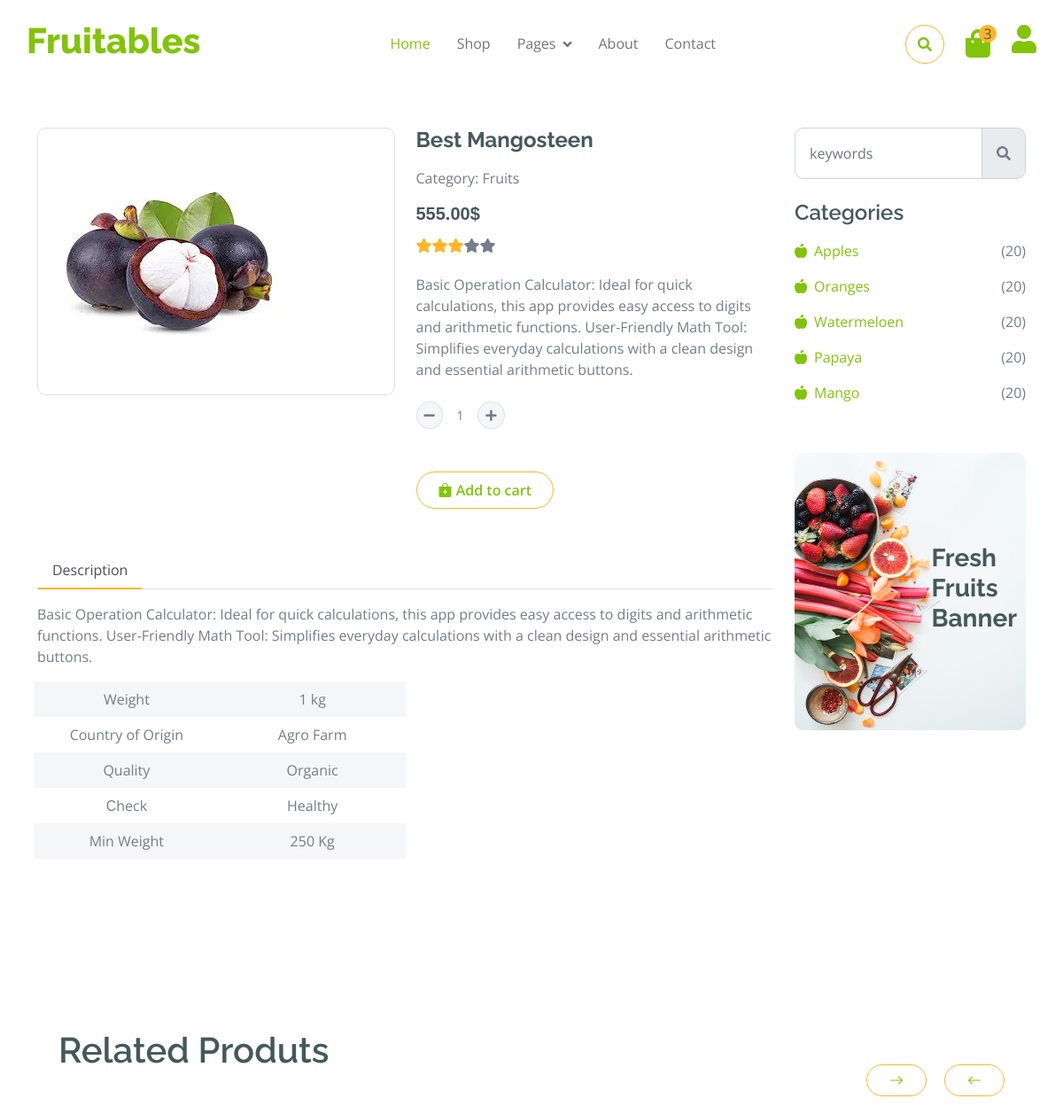
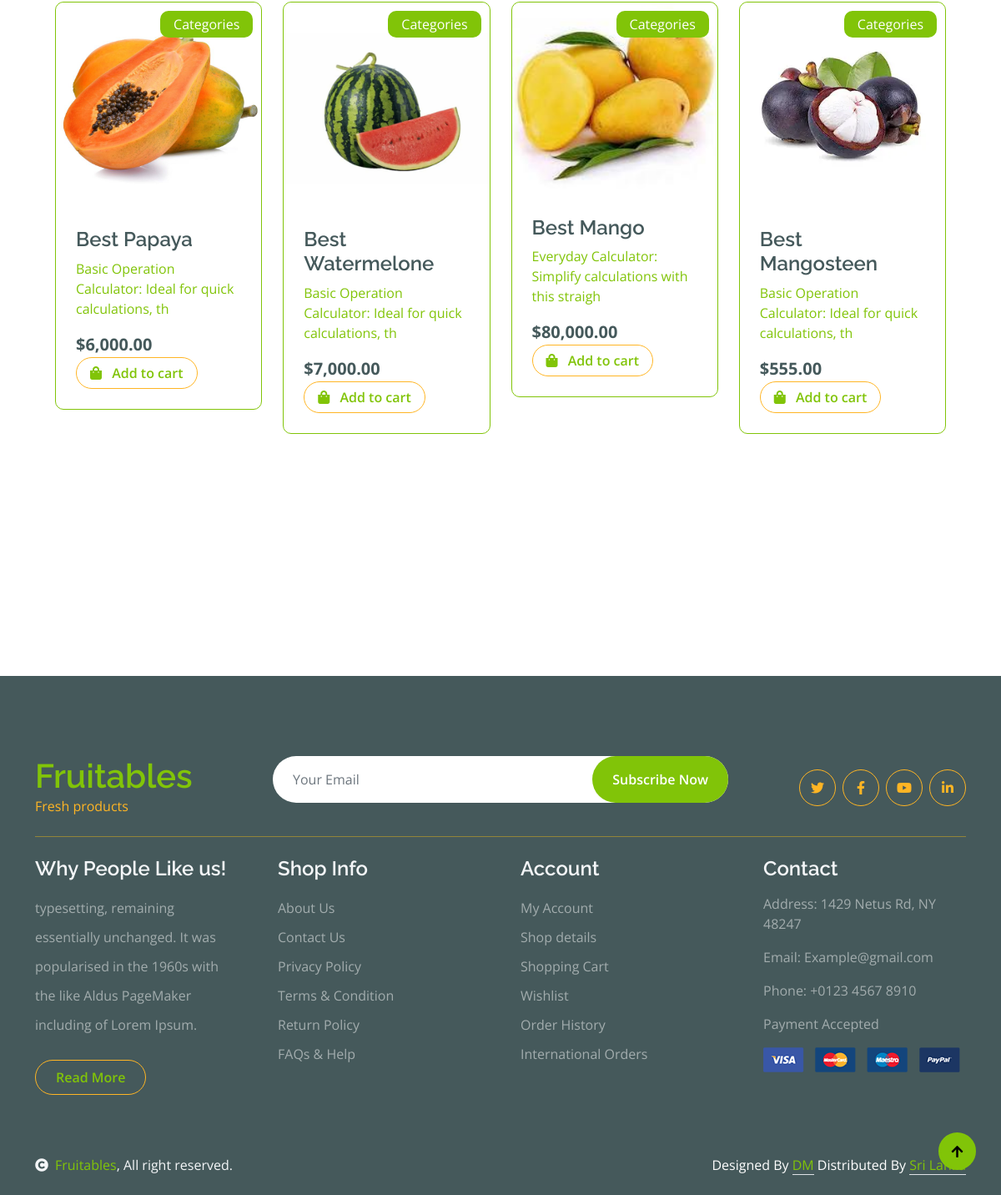
The app's page /singleProductView.php?product=4 with its own data (2 pictures, top to bottom).
### tables this page shows
CREATE TABLE IF NOT EXISTS `product` (
  `id` int NOT NULL AUTO_INCREMENT,
  `name` varchar(45) DEFAULT NULL,
  `description` text,
  `img` text,
  `brand_brand_id` int DEFAULT NULL,
  `category_cat_id` int DEFAULT NULL,
  `qty` int DEFAULT NULL,
  `color_color_id` int DEFAULT NULL,
  `status` int DEFAULT (1),
  `product_id` int DEFAULT NULL,
  `price` double DEFAULT NULL,
  PRIMARY KEY (`id`),
  KEY `fk_product_brand1_idx` (`brand_brand_id`),
  KEY `fk_product_category1_idx` (`category_cat_id`),
  KEY `fk_product_color1_idx` (`color_color_id`),
  KEY `FK_product_stock` (`product_id`),
  KEY `fk_product_size1_idx` (`qty`) USING BTREE
);

### connection.php (called while the page is built, shortened)
<?php
class Database
{
    public static $connection;
    public static function setUpconnection()
    {
        if (!isset(Database::$connection)) {
            Database::$connection = new mysqli("localhost", "root", "Dushan2006#**", "fruitables", "3306");
        }
    }
    public static function search($q)
    {
        $resultset =  Database::$connection->query($q);
        return $resultset;
    }
}

### singleProductView.php (the view, shortened to what this page needs)
<?php
include "connection.php";
$stockId = $_GET["product"];
$rs = Database::search("SELECT * FROM `product` WHERE `id`='$stockId'");
$data = $rs->fetch_assoc();
$imagePath = 'http://localhost/myeshop/' . $data['img'];
$productName = htmlspecialchars($data['name']);
$productDescription = htmlspecialchars($data['description']);
$productPrice = number_format($data['price'], 2);
$productQty = htmlspecialchars($data['qty']);
?>
<!DOCTYPE html>
<html lang="en">
<head>
    <link rel="stylesheet" href="https://use.fontawesome.com/releases/v5.15.4/css/all.css" />
    <link href="https://cdn.jsdelivr.net/npm/bootstrap-icons@1.4.1/font/bootstrap-icons.css" rel="stylesheet">
    <link href="lib/lightbox/css/lightbox.min.css" rel="stylesheet">
    <link href="lib/owlcarousel/assets/owl.carousel.min.css" rel="stylesheet">
    <link href="css/bootstrap.min.css" rel="stylesheet">
    <link href="css/style.css" rel="stylesheet">
</head>
<body>
     <?php include "heder.php" ?>
    <div class="container-fluid py-5 mt-5">
        <div class="container py-5">
            <div class="row g-4 mb-5">
                <div class="col-lg-8 col-xl-9">
                    <div class="row g-4">
                        <div class="col-lg-6">
                            <div class="border rounded">
                                <a href="#">
                                    <img src="<?php echo $imagePath; ?>" class="img-fluid rounded" alt="Image">
                                </a>
                            </div>
                        </div>
                        <div class="col-lg-6">
                            <h4 class="fw-bold mb-3"> <?php echo $productName ?></h4>
                            <p class="mb-3">Category: Fruits</p>
                            <h5 class="mb-3 d-flex" style="font-family:Verdana, Geneva, Tahoma, sans-serif"> <?php echo $productPrice ?>$</h5>
                            <div class="d-flex mb-4">
                                <i class="fa fa-star text-secondary"></i>
                                <i class="fa fa-star text-secondary"></i>
                                <i class="fa fa-star text-secondary"></i>
                                <i class="fa fa-star "></i>
                                <i class="fa fa-star"></i>
                            </div>
                            <p class="mb-4"><?php echo $productDescription ?></p>
                            <div class="input-group quantity mb-5" style="width: 100px;">
                                <div class="input-group-btn">
                                    <button class="btn btn-sm btn-minus rounded-circle bg-light border">
                                        <i class="fa fa-minus"></i>
                                    </button>
                                </div>
                                <input type="text" class="form-control form-control-sm text-center border-0" value="1">
                                <div class="input-group-btn">
                                    <button class="btn btn-sm btn-plus rounded-circle bg-light border">
                                        <i class="fa fa-plus"></i>
                                    </button>
                                </div>
                            </div>
                            <a href="#" class="btn border border-secondary rounded-pill px-4 py-2 mb-4 text-primary"><i class="bi bi-bag-plus-fill"></i> Add to cart</a>
                        </div>
                        <div class="col-lg-12">
                            <nav>
                                <div class="nav nav-tabs mb-3">
                                    <button class="nav-link active border-white border-bottom-0" type="button" role="tab"
                                        id="nav-about-tab" data-bs-toggle="tab" data-bs-target="#nav-about"
                                        aria-controls="nav-about" aria-selected="true">Description</button>
                                </div>
                            </nav>
                            <div class="tab-content mb-5">
                                <div class="tab-pane active" id="nav-about" role="tabpanel" aria-labelledby="nav-about-tab">
                                    <p><?php echo $productDescription ?> </p>
                                    <div class="px-2">
                                        <div class="row g-4">
                                            <div class="col-6">
                                                <div class="row bg-light align-items-center text-center justify-content-center py-2">
                                                    <div class="col-6">
                                                        <p class="mb-0">Weight</p>
                                                    </div>
                                                    <div class="col-6">
                                                        <p class="mb-0">1 kg</p>
                                                    </div>
                                                </div>
                                                <div class="row text-center align-items-center justify-content-center py-2">
                                                    <div class="col-6">
                                                        <p class="mb-0">Country of Origin</p>
                                                    </div>
                                                    <div class="col-6">
                                                        <p class="mb-0">Agro Farm</p>
                                                    </div>
                                                </div>
                                                <div class="row bg-light text-center align-items-center justify-content-center py-2">
                                                    <div class="col-6">
                                                        <p class="mb-0">Quality</p>
                                                    </div>
                                                    <div class="col-6">
                                                        <p class="mb-0">Organic</p>
                                                    </div>
                                                </div>
                                                <div class="row text-center align-items-center justify-content-center py-2">
                                                    <div class="col-6">
                                                        <p class="mb-0">Сheck</p>
                                                    </div>
                                                    <div class="col-6">
                                                        <p class="mb-0">Healthy</p>
                                                    </div>
                                                </div>
                                                <div class="row bg-light text-center align-items-center justify-content-center py-2">
                                                    <div class="col-6">
                                                        <p class="mb-0">Min Weight</p>
                                                    </div>
                                                    <div class="col-6">
                                                        <p class="mb-0">250 Kg</p>
                                                    </div>
                                                </div>
                                            </div>
                                        </div>
                                    </div>
                                </div>
                            </div>
                        </div>
                    </div>
                </div>
                <div class="col-lg-4 col-xl-3">
                    <div class="row g-4 fruite">
                        <div class="col-lg-12">
                            <div class="input-group w-100 mx-auto d-flex mb-4">
                                <input type="search" class="form-control p-3" placeholder="keywords" aria-describedby="search-icon-1">
                                <span id="search-icon-1" class="input-group-text p-3"><i class="fa fa-search"></i></span>
                            </div>
                            <div class="mb-4">
                                <h4>Categories</h4>
                                <ul class="list-unstyled fruite-categorie">
                                    <li>
                                        <div class="d-flex justify-content-between fruite-name">
                                            <a href="singleProductView.php?product=7"><i class="fas fa-apple-alt me-2"></i>Apples</a>
                                            <span>(<?php echo $productQty; ?>)</span>
                                        </div>
                                    </li>
                                    <li>
                                        <div class="d-flex justify-content-between fruite-name">
                                            <a href="singleProductView.php?product=8"><i class="fas fa-apple-alt me-2"></i>Oranges</a>
                                            <span> (<?php echo $productQty; ?>) </span>
                                        </div>
                                    </li>
                                    <li>
                                        <div class="d-flex justify-content-between fruite-name">
                                            <a href="singleProductView.php?product=2"><i class="fas fa-apple-alt me-2"></i>Watermeloen</a>
                                            <span>(<?php echo $productQty; ?>)</span>
                                        </div>
                                    </li>
                                    <li>
                                        <div class="d-flex justify-content-between fruite-name">
                                            <a href="singleProductView.php?product=1"><i class="fas fa-apple-alt me-2"></i>Papaya</a>
                                            <span>(<?php echo $productQty; ?>)</span>
                                        </div>
                                    </li>
                                    <li>
                                        <div class="d-flex justify-content-between fruite-name">
                                            <a href="singleProductView.php?product=3"><i class="fas fa-apple-alt me-2"></i>Mango</a>
                                            <span>(<?php echo $productQty; ?>)</span>
                                        </div>
                                    </li>
                                </ul>
                            </div>
                        </div>
                        <div class="col-lg-12">
                            <div class="position-relative">
                                <img src="img/banner-fruits.jpg" class="img-fluid w-100 rounded" alt="">
                                <div class="position-absolute" style="top: 50%; right: 10px; transform: translateY(-50%);">
                                    <h3 class="text-sec ondary fw-bold">Fresh <br> Fruits <br> Banner</h3>
                                </div>
                            </div>
                        </div>
                    </div>
                </div>
            </div>
            <div class="container-fluid vesitable py-5">
                <div class="container py-5">
                    <h1 class="mb-0">Related Produts</h1>
                    <div class="owl-carousel vegetable-carousel justify-content-center">
                        <?php
                        $rs1 = Database::search("SELECT * FROM `product`");
                        $num1 = $rs1->num_rows;
                        for ($x = 0; $x < $num1; $x++) {
                            $data1 = $rs1->fetch_assoc();
                            $imagePath1 = 'http://localhost/myeshop/' . $data1['img'];
                            $productName1 = htmlspecialchars($data1['name']);
                            $productDescription1 = htmlspecialchars($data1['description']);
                            $productPrice1 = number_format($data1['price'], 2);
                            $productId1 = htmlspecialchars($data1['id']);
                        ?>
                            <div class="border border-primary rounded position-relative vesitable-item">
                                <a href="singleProductView.php?product=<?php echo $productId1; ?>">
                                    <div class="vesitable-img">
                                        <img src="<?php echo $imagePath1 ?>" class="img-fluid w-100 rounded-top" alt="">
                                    </div>
                                    <div class="text-white bg-primary px-3 py-1 rounded position-absolute" style="top: 10px; right: 10px;">Categories</div>
                                    <div class="p-4 rounded-bottom">
                                        <h4><?php echo $productName1 ?></h4>
                                        <p><?php echo mb_substr($productDescription1, 0, 60) ?></p>
                                        <div class="d-flex justify-content-between flex-lg-wrap">
                                            <p class="text-dark fs-5 fw-bold mb-0">$<?php echo $productPrice1 ?></p>
                                            <a href="" class="btn border border-secondary rounded-pill px-3 text-primary"><i class="fa fa-shopping-bag me-2 text-primary"></i> Add to cart</a>
                                        </div>
                                    </div>
                            </div>
                        <?php
                        }
                        ?>
                    </div>
                </div>
            </div>
        </div>
    </div>
     <?php include "footer.php"; ?>
    <?php include "copyright.php"; ?>
    <a href="#" class="btn btn-primary border-3 border-primary rounded-circle back-to-top"><i class="fa fa-arrow-up"></i></a>
</body>
</html>

### css/style.css (style rules this page uses)
.back-to-top { position: fixed; right: 30px; bottom: 30px; display: flex; width: 45px; height: 45px; align-items: center; justify-content: center; transition: 0.5s; z-index: 99; }
.btn { font-weight: 600; transition: .5s; }
.btn.border-secondary { transition: 0.5s; }
.fruite .fruite-categorie .fruite-name { line-height: 40px; }
.fruite .fruite-categorie .fruite-name a { transition: 0.5s; }
.vesitable .vesitable-item { height: 100%; transition: 0.5s; }
.vesitable .vesitable-item .vesitable-img { overflow: hidden; transition: 0.5s; border-radius: 10px 10px 0 0; }
.vesitable .vesitable-item .vesitable-img img { transition: 0.5s; }
.nav.nav-tabs .nav-link.active { border-bottom: 2px solid var(--bs-secondary) !important; }

### records on screen
product: img (picture), name "Best Mangosteen", price "555.00", description "Basic Operation Calculator: Ideal for quick calculations, this app provides easy access to digits and arithmetic functions. User-Friendly Math Tool: Simplifies everyday calculations with a clean design and essential arithmetic buttons.", qty "20", description "Basic Operation Calculator: Ideal for quick calculations, th"
product: img (picture), name "Best Papaya", description "Basic Operation Calculator: Ideal for quick calculations, th", price "6,000.00"
product: img (picture), name "Best Watermelone", description "Basic Operation Calculator: Ideal for quick calculations, th", price "7,000.00"
product: img (picture), name "Best Mango", description "Everyday Calculator: Simplify calculations with this straigh", price "80,000.00"
